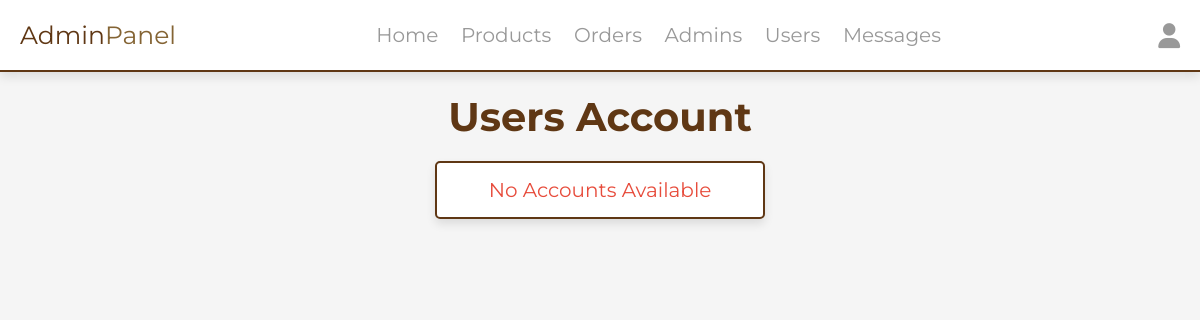
The page /admin/users_accounts.php (signed in) on the database as committed earlier.
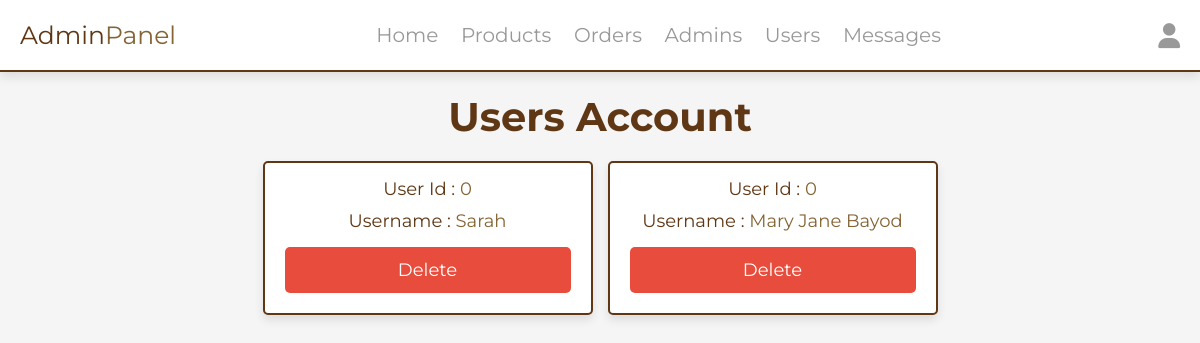
The same page on the database as committed later.
### tables this page shows
CREATE TABLE `users` (
  `id` int(255) NOT NULL,
  `name` varchar(100) NOT NULL,
  `email` varchar(100) NOT NULL,
  `number` int(11) NOT NULL,
  `password` varchar(100) NOT NULL,
  `address` varchar(100) NOT NULL
);

### admin/users_accounts.php (the view, shortened to what this page needs)
<?php
include '../components/connect.php';
?>
<!DOCTYPE html>
<html lang="en">
<head>
   <link rel="stylesheet" href="https://cdnjs.cloudflare.com/ajax/libs/font-awesome/6.1.1/css/all.min.css">
   <link rel="stylesheet" href="../css/admin_style.css">
</head>
<body>
<?php include '../components/admin_header.php' ?>
<section class="accounts">
   <h1 class="heading">users account</h1>
   <div class="box-container">
   <?php
      $select_account = $conn->prepare("SELECT * FROM `users`");
      $select_account->execute();
      if($select_account->rowCount() > 0){
         while($fetch_accounts = $select_account->fetch(PDO::FETCH_ASSOC)){
   ?>
   <div class="box">
      <p> User Id : <span><?= $fetch_accounts['id']; ?></span> </p>
      <p> Username : <span><?= $fetch_accounts['name']; ?></span> </p>
      <a href="users_accounts.php?delete=<?= $fetch_accounts['id']; ?>" class="delete-btn" onclick="return confirm('delete this account?');">delete</a>
   </div>
   <?php
      }
   }else{
      echo '<p class="empty">no accounts available</p>';
   }
   ?>
   </div>
</section>
</body>
</html>

Rows that differ between the two databases and show on the page:
added users: id "0", name "Sarah"
added users: id "0", name "Mary Jane Bayod"
Other text that changed with them:
text no longer shown: "No Accounts Available"
